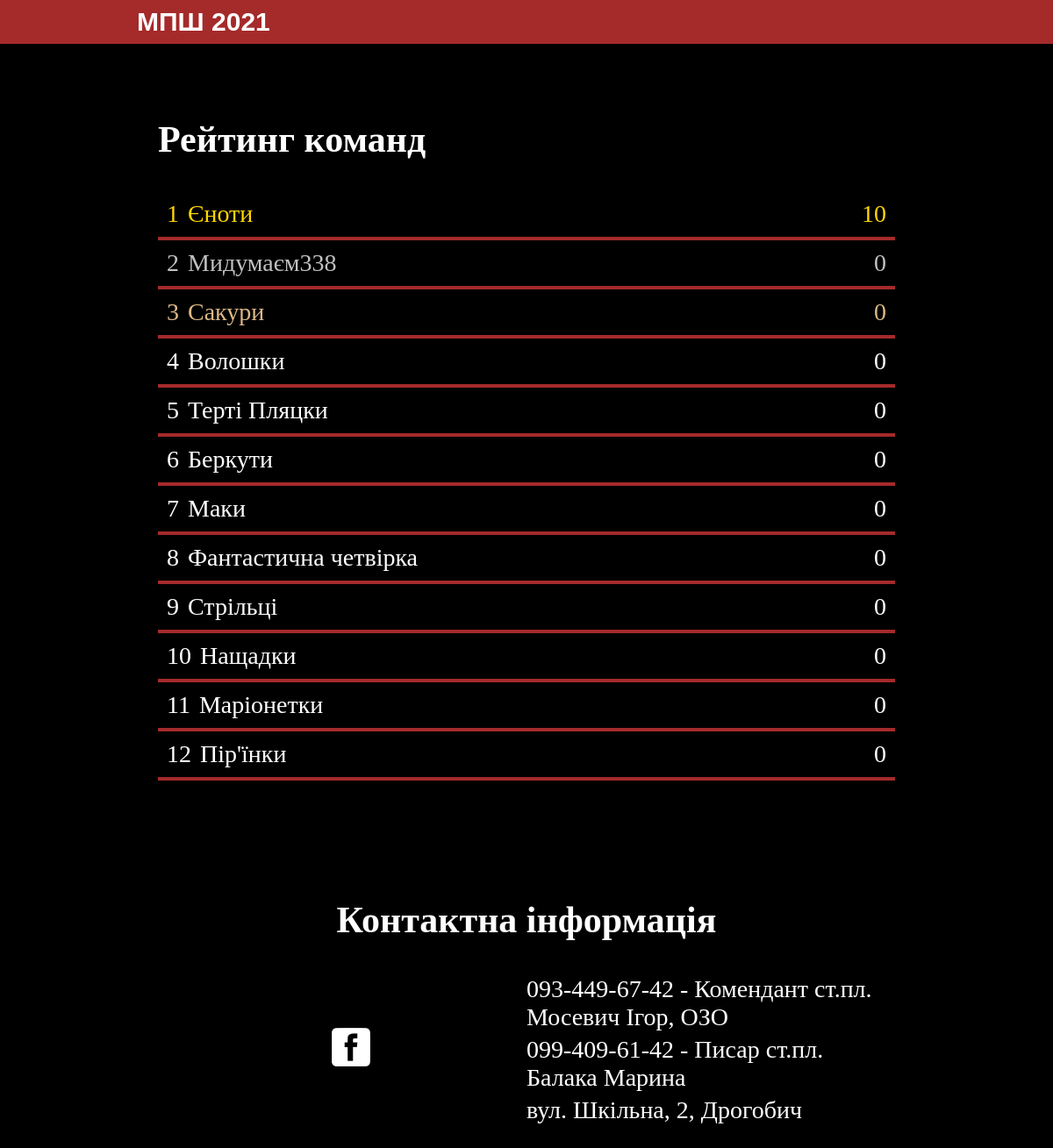
/ranks, run on the app's committed database.
### mpsh/models.py (models this page shows, shortened)
class User(Base):
    __tablename__ = "users"
    id = Column(Integer, primary_key=True)
    name = Column(String(20), unique=True, nullable=False)
    email = Column(String(120), unique=True, nullable=False)
    admin = Column(Boolean, default=False)
    task_completion = relationship("QuestCompletion")

### mpsh/views.py (the view)
@app.route("/ranks")
def ranks():
    get_score = lambda team_id: QuestCompletion.team_score(team_id)
    teams = User.query.filter_by(admin=False)
    scores = [(get_score(t.id), t.name, t.id) for t in teams]
    leaderboard = tuple(enumerate(sorted(scores, key=lambda x: x[0], reverse=True)))
    return render_template('ranks.html', leaderboard=leaderboard)

### mpsh/__init__.py (called while the page is built)
@app.teardown_appcontext
def shutdown_session(exception=None):
    db_session.remove()

### mpsh/models.py (called while the page is built)
    @staticmethod
    def team_score(team_id):
        score = 0
        objs = QuestCompletion.query.filter_by(team_id=team_id).all()
        for obj in objs:
            score += obj.points
        return score

### mpsh/templates/ranks.html
{% extends 'layout.html' %}
{% block content %}
<section>
    <h1>Рейтинг команд</h1>
    <div id="leaderboard">
    {% for l in leaderboard %}
        <a class="team-link" href="{{ url_for('tasks', team_id=l[1][2]) }}">
            <div class="team-line">
                <div class="team-rank">
                    {{ l[0]+1 }}
                </div>
                <div class="team-name">
                    {{ l[1][1] }}
                </div>
                <div class="team-score">
                    {{ l[1][0] }}
                </div>
            </div>
        </a>
    {% endfor %}
    </div>
</section>
{% endblock %}

### mpsh/templates/layout.html (shortened to what this page needs)
<!DOCTYPE html>
<html lang="en">
<head>
    <link rel="stylesheet" href="{{ url_for('static', filename='styles.css') }}">
    <link rel="stylesheet" href="{{ url_for('static', filename='styles-pc.css') }}">
</head>
<body>
    <header>
        <a id="title-r" href="{{ url_for('index') }}">
            <h1 id="title">МПШ 2021</h1>
        </a>
            <a id="menu-ico" href="javascript:void(0);" onclick="myMenu();"></a>
    </header>
    <main>
        {% block content %}{% endblock %}
    </main>
    <footer>
        <h2>Контактна інформація</h2>
        <div id="contacts">
            <div id="social">
                <a href="https://www.facebook.com/events/333807781309377/?ti=ls" title="Facebook" target="_blank">
                    <img src="{{ url_for('static', filename='images/fb_ico.png') }}" alt="Facebook">
                </a>
            </div>
            <div>
                <p>093-449-67-42 - Комендант ст.пл. Мосевич Ігор, ОЗО</p>
                <p>099-409-61-42 - Писар ст.пл. Балака Марина</p>
                <p>вул. Шкільна, 2, Дрогобич</p>
            </div>
        </div>
    </footer>
</body>
</html>

### mpsh/static/styles.css (style rules this page uses)
html { font-size: 62.5%; }
html, body { margin: 0px; padding: 0px; background-color: black; color: white; text-align: justify; }
body { font-size: 2rem; }
a { text-decoration: none; color: inherit; }
header { position: relative; background-color: brown; color: white; }
#title { display: inline-block; line-height: 5rem; margin: 0rem; font-size: 3rem; cursor: default; font-family: Arial, Helvetica, sans-serif; font-weight: 900; }
#title-r { margin-left: 13vw; }
#menu-ico { position: absolute; display: block; background-image: url('https://www.pngkey.com/png/full/803-8039227_lines-clipart-thick-side-menu-icon-white.png'); background-size: cover; background-position: center; height: 3rem; width: 3rem; margin: 1rem; right: 0; top: 0; }
footer { text-align: center; padding-bottom: 2rem; }
footer > div { text-align: left; padding: 0rem 2rem; }
footer p { margin: 0.5rem 0rem; }
#social { display: flex; flex-direction: row; justify-content: center; align-items: center; margin-bottom: 3rem; }
#social img { margin: 0rem 0.5rem; width: 4.4rem; }
main section { min-height: 100vh; padding: 2rem; }
.team-link:nth-child(1) { color: gold; }
.team-link:nth-child(2) { color: silver; }
.team-link:nth-child(3) { color: burlywood; }
.team-line { display: flex; flex-direction: row; border-bottom: 4px solid brown; }
.team-rank { padding: 1rem; }
.team-name { padding: 1rem 0rem; flex-grow: 1; }
.team-score { padding: 1rem; }

### mpsh/static/styles-pc.css (style rules this page uses)
@media only screen and (min-width: 769px) { main > section, footer { padding: 5rem 15vw; } }
@media only screen and (min-width: 769px) { main section { min-height: 50vh; } }
@media only screen and (min-width: 769px) { body { font-size: 2.8rem; } }
@media only screen and (min-width: 769px) { #contacts { display: flex; flex-direction: row; } }
@media only screen and (min-width: 769px) { #contacts > div { width: 50%; } }
@media only screen and (min-width: 769px) { #social { margin-bottom: 0rem; } }

### data on the page
User: name "Єноти"
User: name "Мидумаєм338"
User: name "Сакури"
User: name "Волошки"
User: name "Терті Пляцки"
User: name "Беркути"
User: name "Маки"
User: name "Фантастична четвірка"
User: name "Стрільці"
User: name "Нащадки"
User: name "Маріонетки"
User: name "Пір'їнки"

### other printed values
{{ l[0]+1 }} "1" "2" "3" "4" "5" "6" "7" "8" "9" "10" "11" "12"
{{ l[1][0] }} "10" "0" "0" "0" "0" "0" "0" "0" "0" "0" "0" "0"
